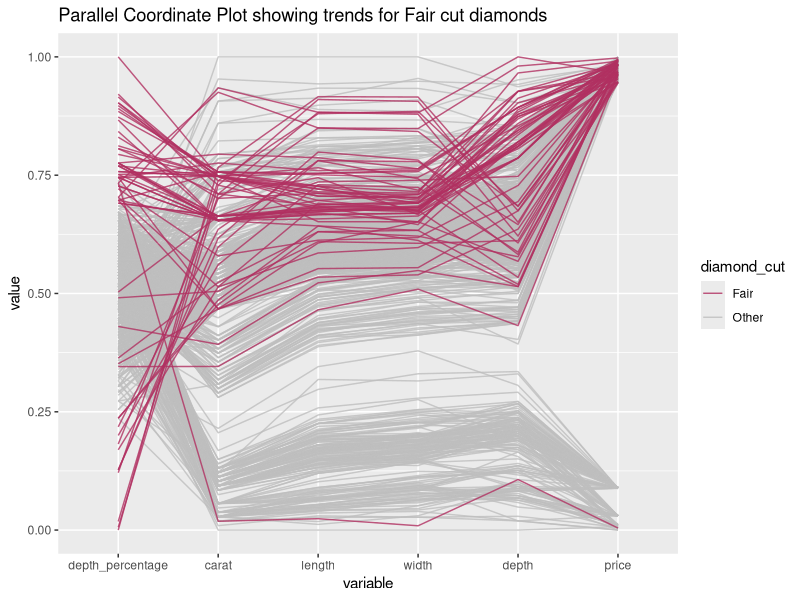
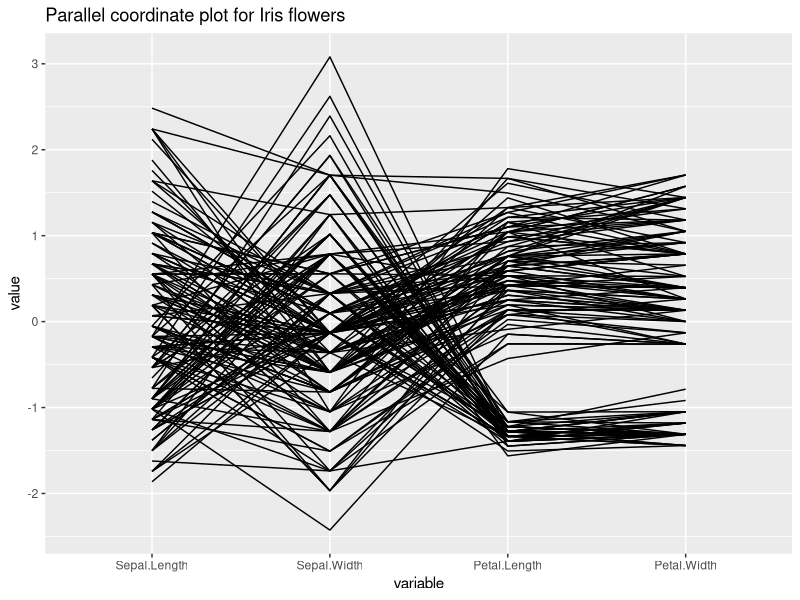
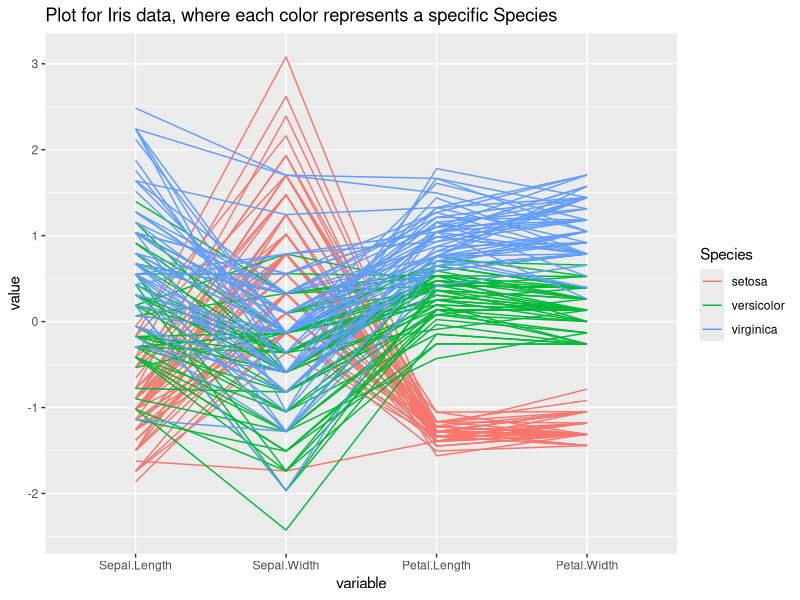
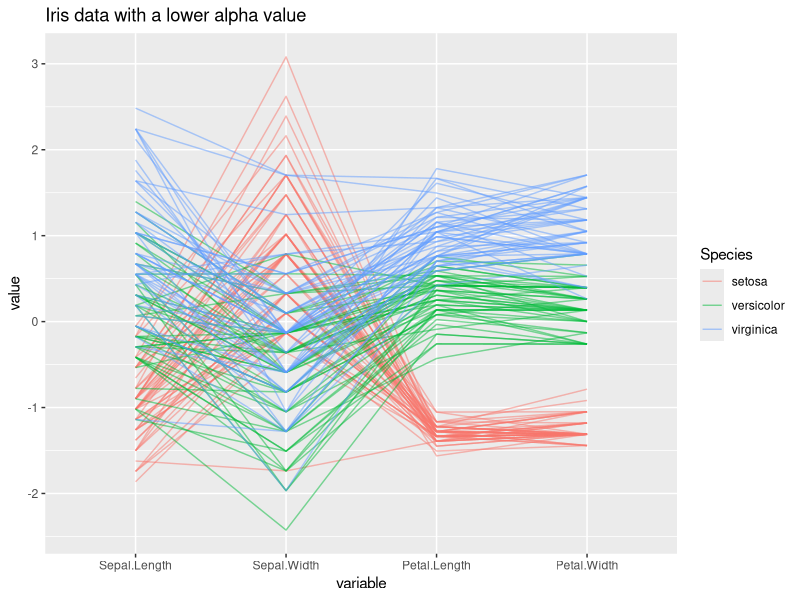
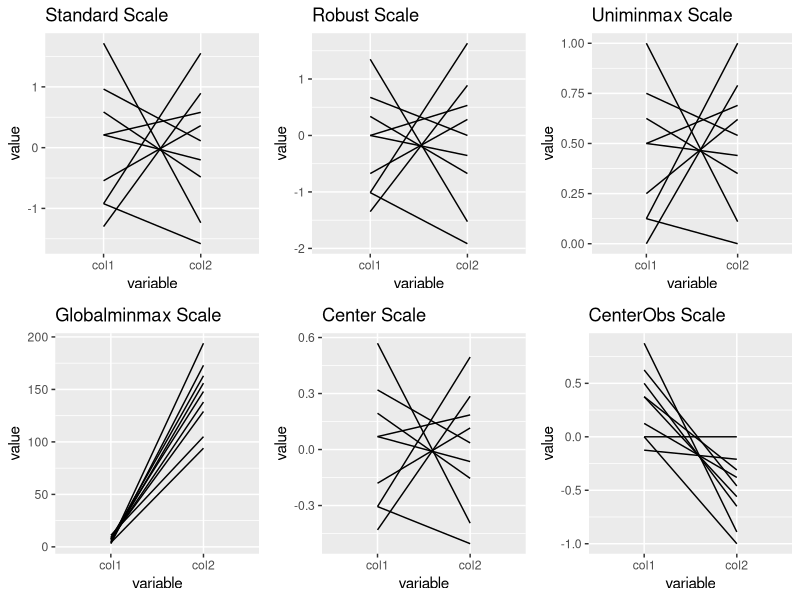
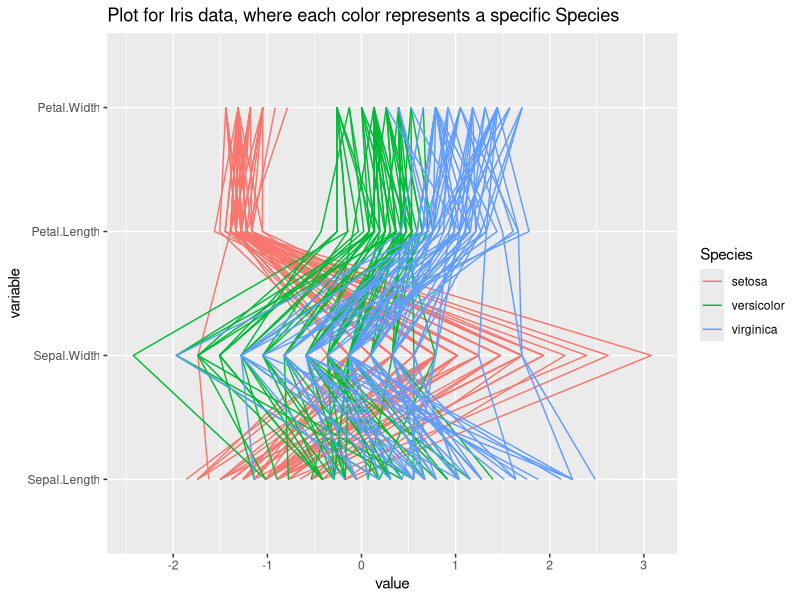
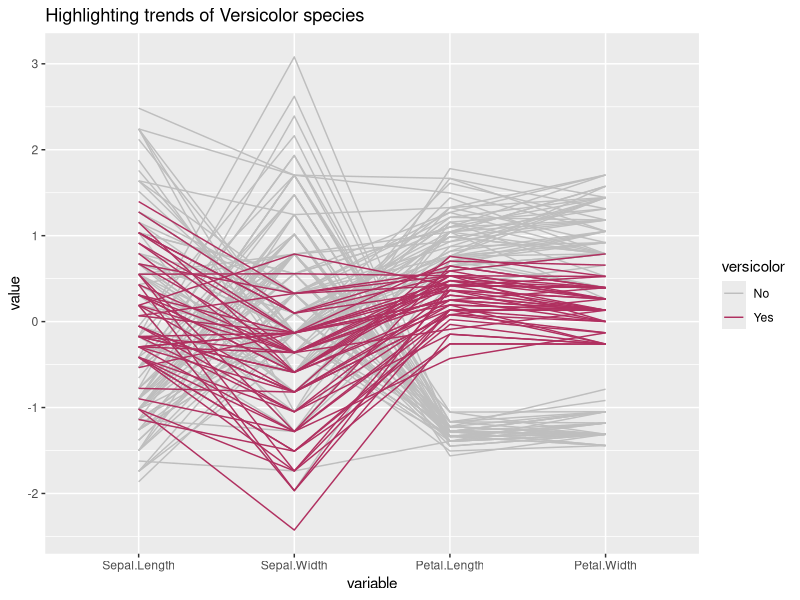
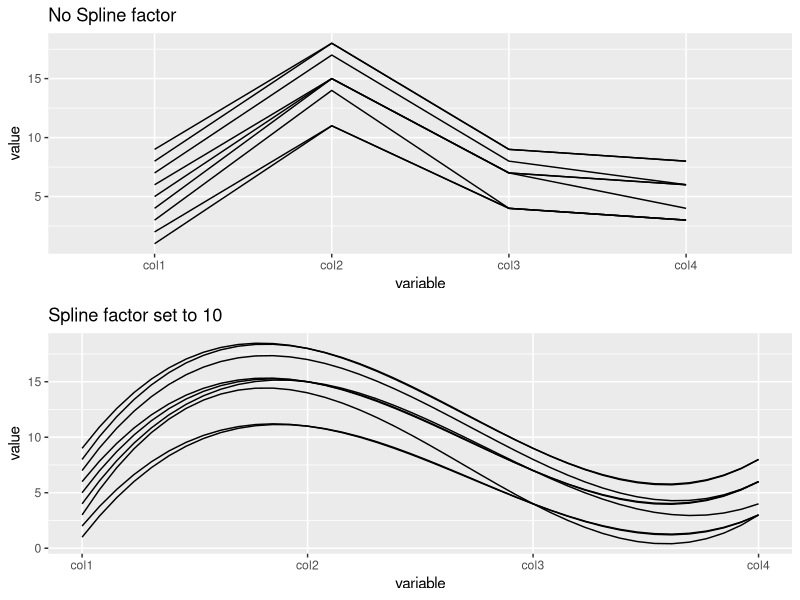

Write R code to recreate these figures, in order.
## ---- chunk 1
library(GGally)
library(dplyr)

#subset the data to get the first thousand cases
diamonds_subset <- subset(diamonds[1:1000,])

#rename the variables to understand what they signify
names(diamonds_subset)<-c("carat","cut","color","clarity","depth_percentage","table","price","length","width","depth")

#Create a new column to highlight the fair cut diamonds
ds_fair<-within(diamonds_subset, diamond_cut<-if_else(cut=="Fair", "Fair", "Other"))

#Create the graph
ggparcoord(ds_fair[order(ds_fair$diamond_cut, decreasing=TRUE),], columns=c(1,5,7:10), 
           groupColumn = "diamond_cut", alphaLines = 0.8, order=c(5,1,8,9,10,7),
           title = "Parallel Coordinate Plot showing trends for Fair cut diamonds", scale = "uniminmax") +
  scale_color_manual(values=c("maroon","gray"))
## ---- chunk 2
library(ggplot2)
library(GGally)

ggparcoord(iris, columns=1:4, title = "Parallel coordinate plot for Iris flowers")
## ---- chunk 3
library(GGally)

#highlight the clusters based on the Species column
graph<-ggparcoord(iris, columns=1:4, groupColumn = 5, title = "Plot for Iris data, where each color represents a specific Species")
graph
## ---- chunk 4
library(ggplot2)
library(GGally)
#set the value of alpha to 0.5
ggparcoord(iris, columns=1:4, groupColumn = 5, alphaLines = 0.5, title = "Iris data with a lower alpha value")
## ---- chunk 5
library(ggplot2)
library(GGally)
library(gridExtra)
#creating a sample dataset
df1<-data.frame(col1=c(11,4,7,4,3,8,5,7,9), col2=c(105,94,138,194,173,129,156,163,148))

#pay attention to the different values on the y-axis
g1<-ggparcoord(df1, columns=1:2, scale = "std", title = "Standard Scale")
g2<-ggparcoord(df1, columns=1:2, scale = "robust", title = "Robust Scale")
g3<-ggparcoord(df1, columns=1:2, scale = "uniminmax", title = "Uniminmax Scale")
g4<-ggparcoord(df1, columns=1:2, scale = "globalminmax", title = "Globalminmax Scale")
g5<-ggparcoord(df1, columns=1:2, scale = "center", scaleSummary = "mean", title = "Center Scale")
g6<-ggparcoord(df1, columns=1:2, scale = "centerObs", centerObsID = 4, title = "CenterObs Scale")

grid.arrange(g1, g2, g3, g4, g5, g6, nrow=2)
## ---- chunk 6
library(ggplot2)
library(GGally)

#using the iris dataset

graph + coord_flip()
## ---- chunk 7
library(ggplot2)
library(GGally)
library(dplyr)

#get a new column that says "Yes" of the Species is versicolor.
ds_versi<-within(iris, versicolor<-if_else(Species=="versicolor", "Yes", "No"))
ggparcoord(ds_versi[order(ds_versi$versicolor),], columns = 1:4, groupColumn = "versicolor", title = "Highlighting trends of Versicolor species") +
  scale_color_manual(values=c("gray","maroon"))
## ---- chunk 8
library(ggplot2)
library(GGally)
library(gridExtra)

#create a  sample dataset
df2<-data.frame(col1=c(1:9), col2=c(11,11,14,15,15,15,17,18,18), col3=c(4,4,4,7,7,7,8,9,9), col4=c(3,3,3,4,6,6,6,8,8))

#plot without spline
g7<-ggparcoord(df2, columns = 1:4, scale = "globalminmax", title = "No Spline factor")

#plot with spline
g8<-ggparcoord(df2, columns = 1:4, scale = "globalminmax", splineFactor=10, title = "Spline factor set to 10")

grid.arrange(g7,g8)
